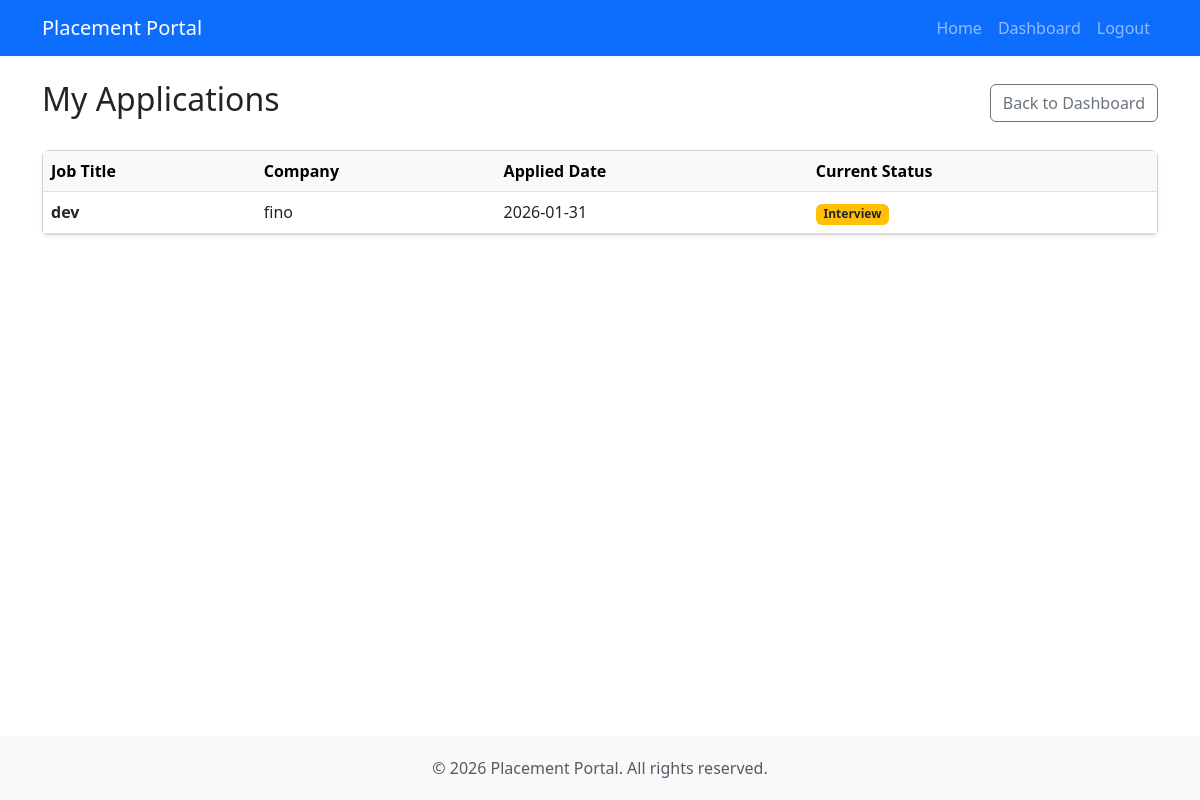
/student/my_applications (signed in), run on an earlier commit of the app's database.
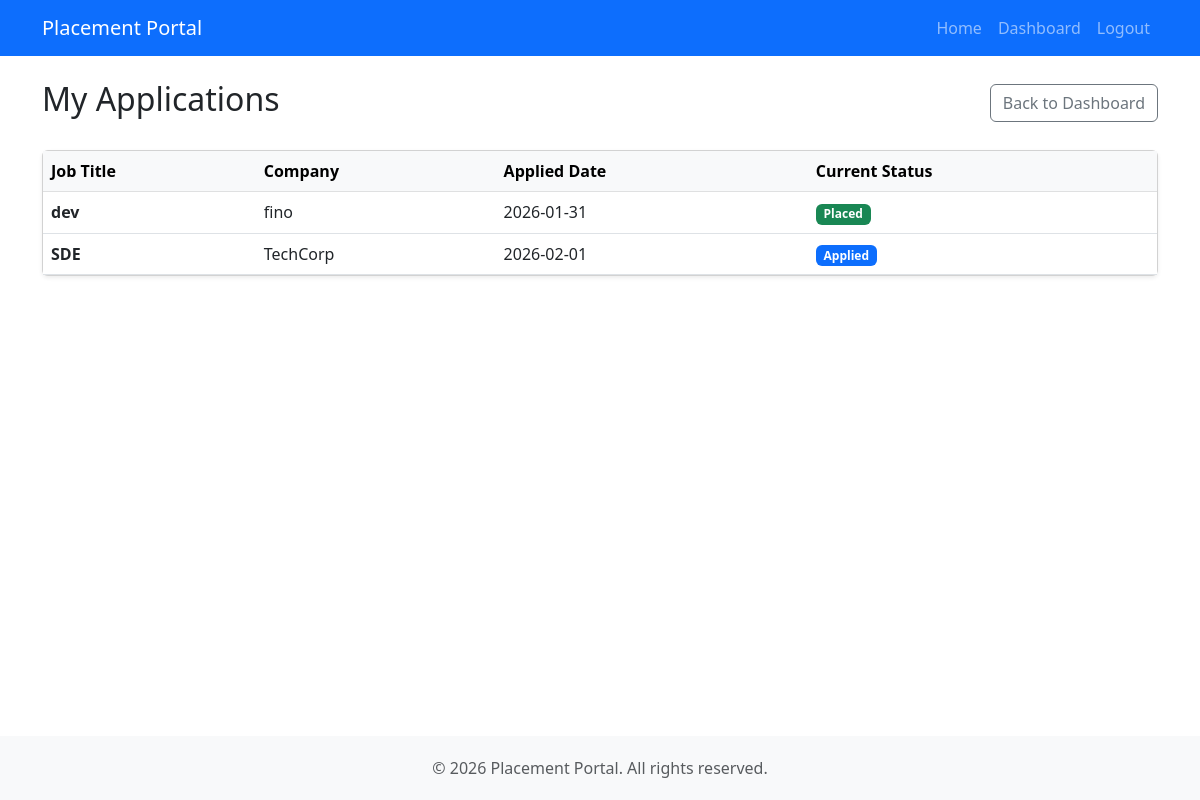
And on a later commit of the database.
### models.py (models this page shows)
class Application(db.Model):
    id = db.Column(db.Integer, primary_key=True)
    student_id = db.Column(db.Integer, db.ForeignKey("student.id"), nullable=False)
    job_position_id = db.Column(db.Integer, db.ForeignKey("job_position.id"), nullable=False)
    status = db.Column(db.String(20), default="Applied")
    applied_on = db.Column(db.DateTime, default=datetime.utcnow)
    __table_args__ = (
        db.UniqueConstraint("student_id", "job_position_id", name="unique_application"),
    )
    placement = db.relationship("Placement", backref="application", uselist=False, lazy=True)

class JobPosition(db.Model):
    id = db.Column(db.Integer, primary_key=True)
    company_id = db.Column(db.Integer, db.ForeignKey("company.id"), nullable=False)
    title = db.Column(db.String(100), nullable=False)
    description = db.Column(db.Text)
    eligibility = db.Column(db.String(200))
    deadline = db.Column(db.Date)
    skills = db.Column(db.String(200))
    experience = db.Column(db.String(50))
    salary = db.Column(db.String(50))
    status = db.Column(db.String(20), default="Pending")
    applications = db.relationship("Application", backref="job_position", lazy=True)

class Company(db.Model):
    id = db.Column(db.Integer, primary_key=True)
    name = db.Column(db.String(100), nullable=False)
    email = db.Column(db.String(100), unique=True, nullable=False)
    password = db.Column(db.String(200), nullable=False)
    website = db.Column(db.String(200))
    hr_contact = db.Column(db.String(20))
    is_approved = db.Column(db.Boolean, default=False)
    is_blacklisted = db.Column(db.Boolean, default=False)
    created_at = db.Column(db.DateTime, default=datetime.utcnow)
    job_positions = db.relationship("JobPosition", backref="company", lazy=True)

### app.py (the view)
    @app.route("/student/my_applications")
    @login_required("student")
    def student_my_applications():
        student_id = session.get("user_id")
        applications = Application.query.filter_by(student_id=student_id).all()
        return render_template("student/my_applications.html", applications=applications)

### templates/student/my_applications.html (shortened to what this page needs)
{% extends "base.html" %}
{% block content %}
<div class="d-flex justify-content-between align-items-center mb-4">
    <h2>My Applications</h2>
    <a href="{{ url_for('student_dashboard') }}" class="btn btn-outline-secondary">Back to Dashboard</a>
</div>
<div class="card shadow-sm">
    <div class="table-responsive">
        <table class="table table-hover align-middle mb-0">
            <thead class="table-light">
                <tr>
                    <th>Job Title</th>
                    <th>Company</th>
                    <th>Applied Date</th>
                    <th>Current Status</th>
                </tr>
            </thead>
            <tbody>
                {% for app in applications %}
                <tr>
                    <td class="fw-bold">{{ app.job_position.title }}</td>
                    <td>{{ app.job_position.company.name }}</td>
                    <td>{{ app.applied_on.strftime('%Y-%m-%d') }}</td>
                    <td>
                        {% if app.status == 'Applied' %}
                        <span class="badge bg-primary">Applied</span>
                        {% elif app.status == 'Shortlisted' or app.status == 'Interview' %}
                        <span class="badge bg-warning text-dark">{{ app.status }}</span>
                        {% elif app.status == 'Selected' or app.status == 'Placed' %}
                        <span class="badge bg-success">{{ app.status }}</span>
                        {% elif app.status == 'Rejected' %}
                        <span class="badge bg-danger">Rejected</span>
                        {% else %}
                        <span class="badge bg-secondary">{{ app.status }}</span>
                        {% endif %}
                    </td>
                </tr>
                {% else %}
                <tr>
                    <td colspan="4" class="text-center py-4 text-muted">You haven't applied to any jobs yet.</td>
                </tr>
                {% endfor %}
            </tbody>
        </table>
    </div>
</div>
{% endblock %}

What changed in the data, as far as the page shows it:
changed Application "dev": status "Interview" → "Placed"
added Application: job_position "SDE", job_position.company.name "TechCorp", applied_on "2026-02-01", status "Applied"
